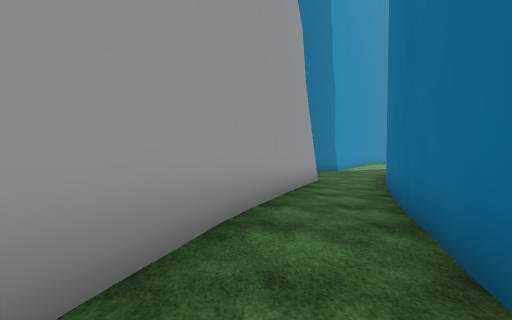
view 1 (above)

15 first-person views from a walk through a Unity game level. The camera is 1.5 m above the floor, tilts 2° down and sees 90° across. The floor is counted in squares, 2 m on a side. Each view is taken from the middle of a square. On the plan, view 1 faces up. The plan holds only what a view shows up to about 9 squares ahead; the rest is blank. The place goes on beyond the plan. The player character is not drawn. Some surface patterns are stand-ins.

view 2
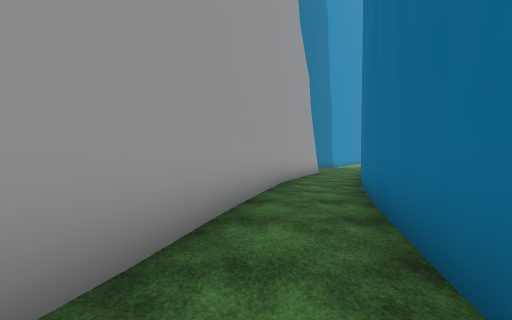

view 3
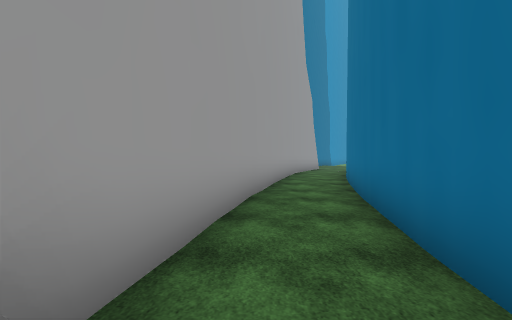

view 4
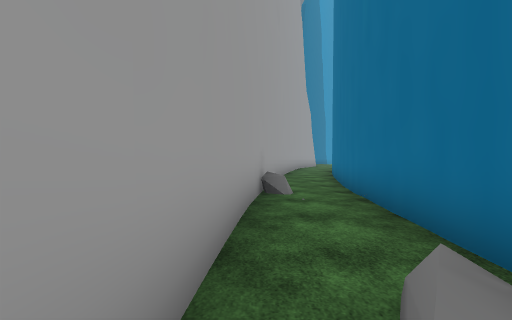

view 5
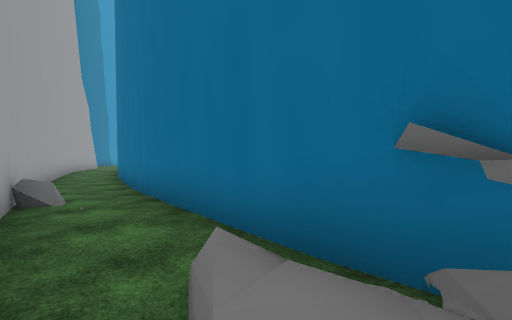

view 6
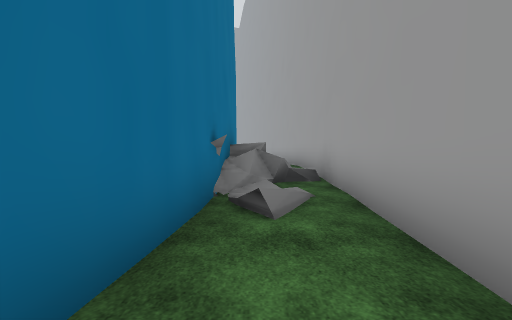

view 7
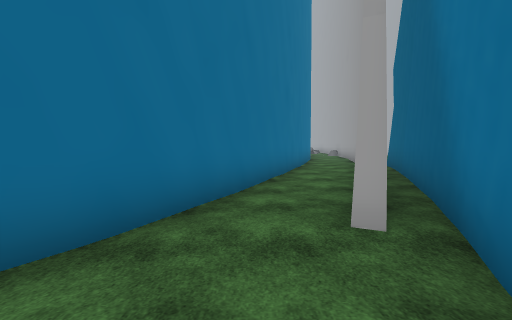

view 8
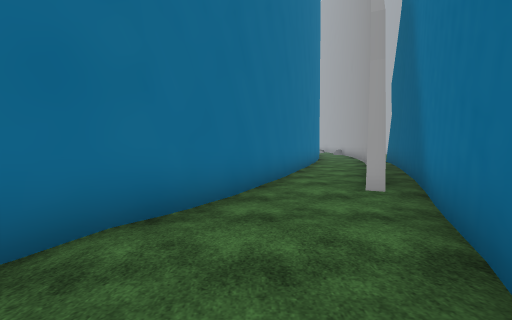

view 9
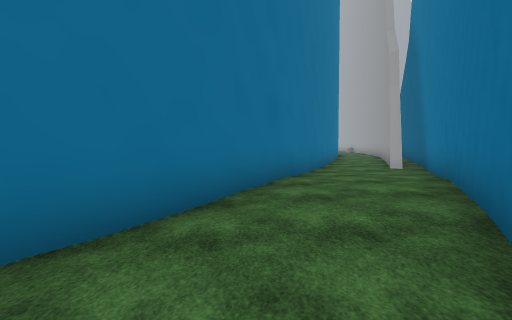

view 10
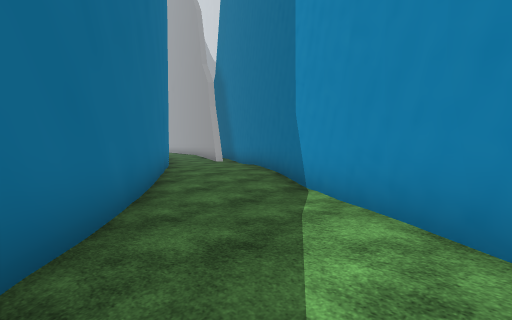

view 11
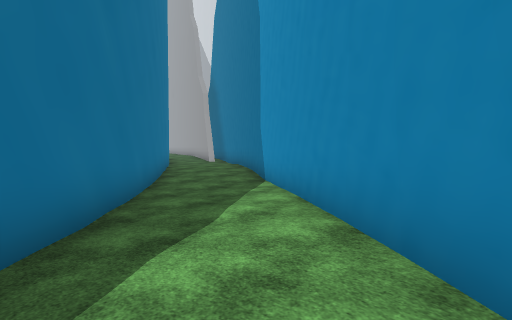

view 12
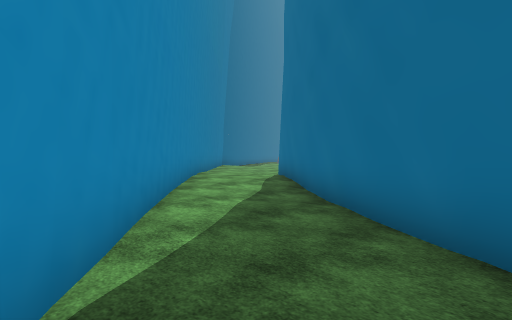

view 13
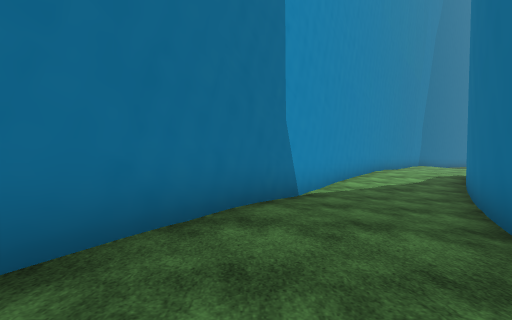

view 14
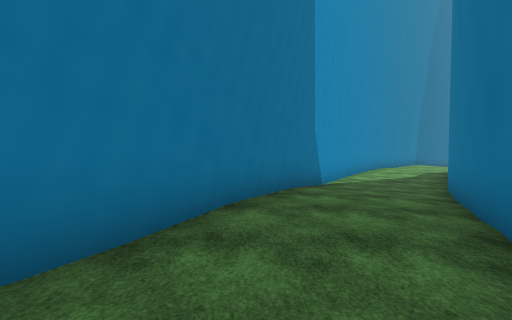

view 15
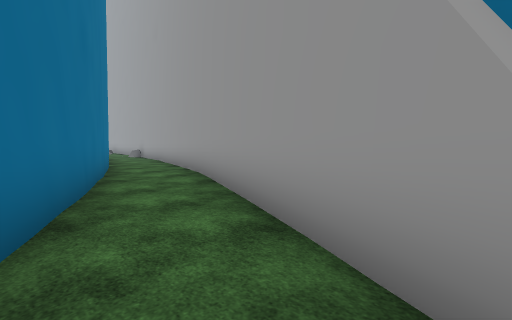

### Floor plan
Key: @ floor where view 1 was taken; # wall or solid block; . main floor; : floor 0.25 m higher than the main floor; - floor 0.25 m lower than the main floor; + floor 0.5 m higher than the main floor; _ floor 0.5 m lower than the main floor; * floor 0.75 m higher than the main floor; % floor 1 m higher than the main floor; / step, stairs or slope.
Columns run from 4 left of view 1 to 10 right of it. Each row starts with its distance up from view 1.
 22              ##
 21             ##-
 20             #--
 19            ##__
 18           ##__#
 17          ##__##
 16          #___#
 15         ##__##
 14        ##--##
 13        #..-#
 12       ##..##
 11       #..##
 10      ##..#
  9      #..##
  8      ##.#
  7     ##..#
  6     ##.##
  5     #::#
  4    ##::#
  3    ##:##
  2    #+:#
  1    #+##
  0   ##@#
 -1   #++#
 -2   #++#
 -3   #+##
 -4  ##*#
 -5  #**#
 -6  #**#
 -7  #*##
 -8  #%#
 -9  #%#
-10 ##%#
-11 #%%#
-12 #%/#
-13 #%%#
-14 ####

Where each view was taken, in squares from view 1:
view 1: 0 up, 0 right, facing up
view 2: 4 down, 1 left, facing up
view 3: 8 down, 2 left, facing up
view 4: 13 down, 3 left, facing up
view 5: 13 down, 3 left, facing up-right
view 6: 9 down, 2 left, facing down
view 7: 11 up, 3 right, facing down
view 8: 13 up, 4 right, facing down
view 9: 16 up, 6 right, facing down
view 10: 18 up, 9 right, facing down-left
view 11: 20 up, 10 right, facing down-left
view 12: 14 up, 5 right, facing up-right
view 13: 10 up, 4 right, facing up
view 14: 8 up, 3 right, facing up
view 15: 8 up, 3 right, facing down-left
